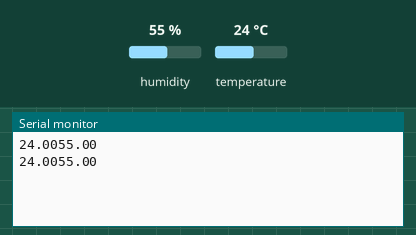
A sketch run on a simulated Arduino Uno, built with avr-gcc and run on an emulated ATmega328P. On the bench: the last lines printed to the serial monitor. The inputs (shaded band) are chosen by the test bench; at power-on: humidity 55 %, temperature 24 °C.

Above: at 2.8 s.
2.9 s: humidity set to 22 %
At 5.3 s:
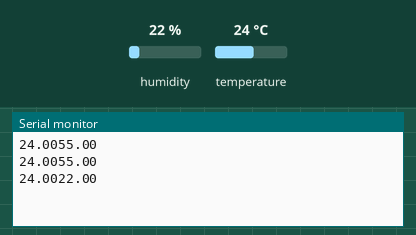
5.6 s: temperature set to 12 °C
At 6.8 s:
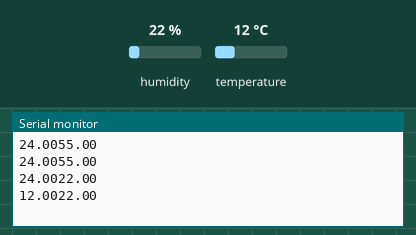
8.3 s: humidity set to 40 %
At 11.6 s:
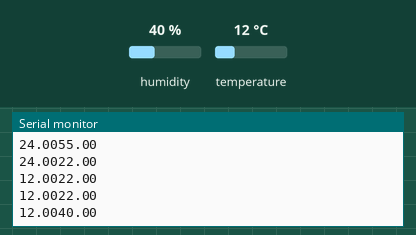
Timing chart, 0 to 13.1 s (numbered marks = the images above; inputs shaded):
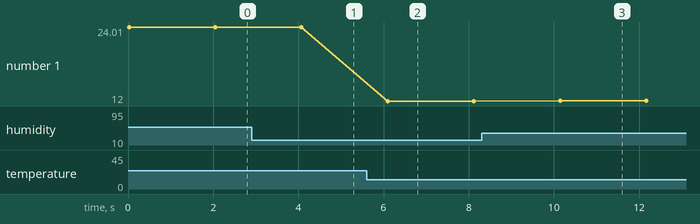

The sketch:

SerialPort_DHT.ino
```cpp
// 使用溫濕度感測器之鏈接庫 https://github.com/adafruit/DHT-sensor-library
#include <DHT.h>
#define dhtPin 8                    //讀取DHT11 Data
#define dhtType DHT11               //選用DHT11
DHT dht(dhtPin, dhtType); // 初始化DHT感測器

void setup() {
   Serial.begin(9600);              //設定通訊速率為9600
   dht.begin();//啟動DHT
 }

void loop() {
   float h = dht.readHumidity();   //讀取濕度
   float t = dht.readTemperature(); //讀取攝氏溫度
   if (isnan(h) || isnan(t)) {
     Serial.println("無法從DHT感測器讀取！");
     return;
   }

//溫度經由埠傳出,字尾加 0x13
   Serial.print(t);
   //Serial.write( 0x13 );
 // delay(500);
 //濕度經由埠傳出,字尾加換行符號
   Serial.println(h);
   //Serial.write( 0x66 );

   delay(2000);//延時2秒
}
```

Measured:
- after the input at 2.9 s, the serial monitor: prints a new line after 1.2 s (image 1)
- after the input at 5.6 s, the serial monitor: prints a new line after 0.50 s (image 2)
- after the input at 8.3 s, the serial monitor: prints a new line after 1.8 s (image 3)
- plotted number 1: 24.01 → 24 after the input at 2.9 s, 24 → 12 after the input at 5.6 s, 12 → 12 after the input at 8.3 s
